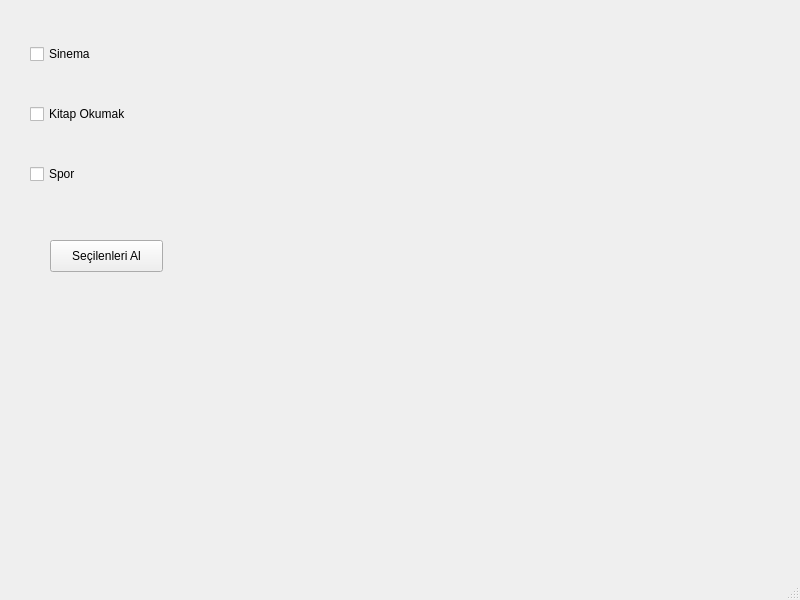
<?xml version="1.0" encoding="UTF-8"?>
<ui version="4.0">
 <class>MainWindow</class>
 <widget class="QMainWindow" name="MainWindow">
  <property name="geometry">
   <rect>
    <x>0</x>
    <y>0</y>
    <width>800</width>
    <height>600</height>
   </rect>
  </property>
  <property name="windowTitle">
   <string>MainWindow</string>
  </property>
  <widget class="QWidget" name="centralwidget">
   <widget class="QPushButton" name="pushButton">
    <property name="geometry">
     <rect>
      <x>50</x>
      <y>240</y>
      <width>113</width>
      <height>32</height>
     </rect>
    </property>
    <property name="text">
     <string>Seçilenleri Al</string>
    </property>
   </widget>
   <widget class="QLabel" name="lblResult">
    <property name="geometry">
     <rect>
      <x>190</x>
      <y>20</y>
      <width>131</width>
      <height>71</height>
     </rect>
    </property>
    <property name="text">
     <string/>
    </property>
   </widget>
   <widget class="QWidget" name="">
    <property name="geometry">
     <rect>
      <x>30</x>
      <y>10</y>
      <width>151</width>
      <height>211</height>
     </rect>
    </property>
    <layout class="QVBoxLayout" name="verticalLayout">
     <item>
      <widget class="QCheckBox" name="cbSinema">
       <property name="text">
        <string>Sinema</string>
       </property>
      </widget>
     </item>
     <item>
      <widget class="QCheckBox" name="cbKitapOkumak">
       <property name="text">
        <string>Kitap Okumak</string>
       </property>
      </widget>
     </item>
     <item>
      <widget class="QCheckBox" name="cbSpor">
       <property name="text">
        <string>Spor</string>
       </property>
      </widget>
     </item>
    </layout>
   </widget>
  </widget>
  <widget class="QMenuBar" name="menubar">
   <property name="geometry">
    <rect>
     <x>0</x>
     <y>0</y>
     <width>800</width>
     <height>24</height>
    </rect>
   </property>
  </widget>
  <widget class="QStatusBar" name="statusbar"/>
 </widget>
 <resources/>
 <connections/>
</ui>
